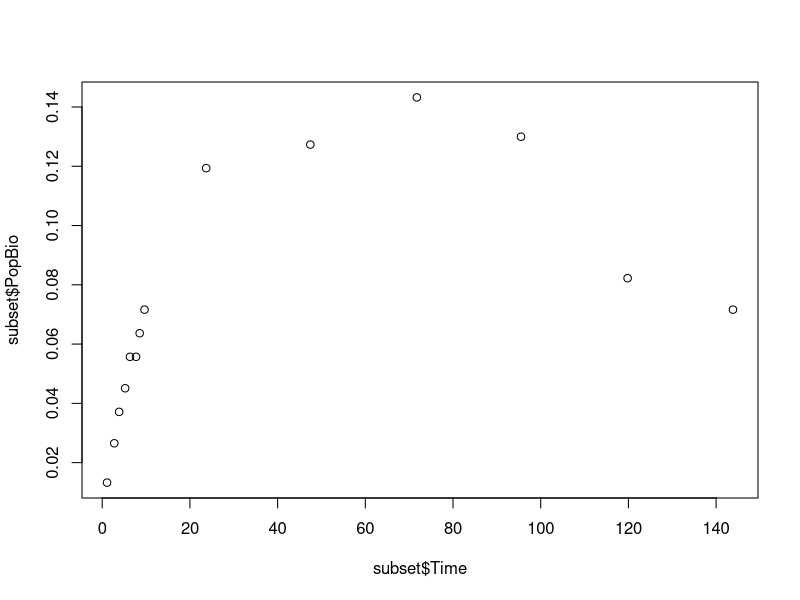
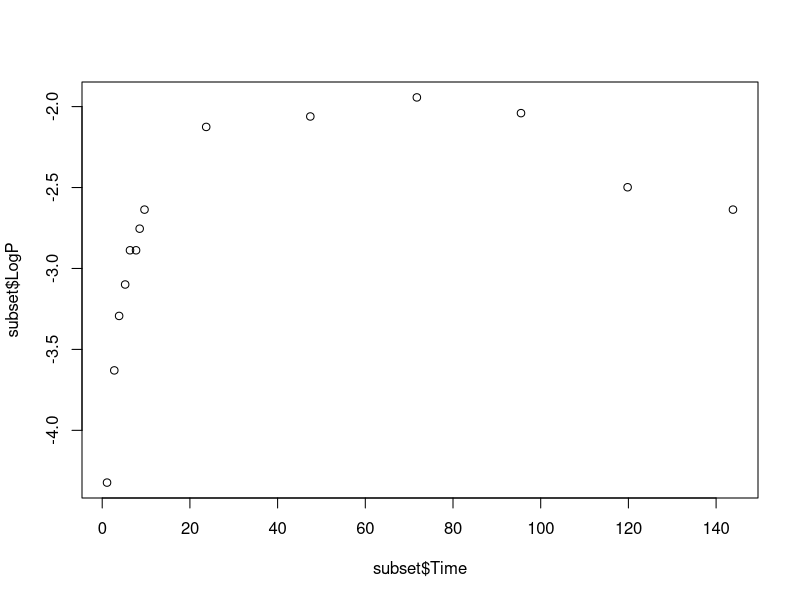

The R source for these figures, in order: (Note: this script raises an error after producing the figures.)
data <- read.csv("../data/Data.csv", stringsAsFactors = F) 
data["LogP"] <- log(data$PopBio)
length(unique(data$ID))
length(unique(data$Citation))
length(unique(data$Species))
length(unique(data$Temp))
length(unique(data$Citation))
length(unique(data$Medium))
unique(data$PopBio_units)

# Subset single experiments
subset <- subset(data, ID == "1")
subset["LogP"] <- log(subset$PopBio)
head(subset)

plot(subset$Time, subset$PopBio)
plot(subset$Time, subset$LogP)

## Modelling each subset of data ##
require(dplyr)
set.seed(1234)
results <- data %>%
  group_by(ID) %>%
  do(Modelling(.))

Finals <- data.frame(results)
Finals


## Comparing AIC ##
Finals$AIC <- unlist(Finals$AIC)
Finals <- Finals %>% 
  group_by(ID) %>%
  mutate(rank = dense_rank(AIC)) 

Finals <- data.frame(Finals)
Finals$AIC <- unlist(Finals$AIC)
head(Finals)

compare <- function(models){
  if(models$AIC[models$rank==2] - models$AIC[models$rank==1] < 2){
  models$rank[models$rank==2] <- 1
  if(models$AIC[models$rank==3] - min(models$AIC[models$rank==1]) < 2){
    models$rank[models$rank==3] <- 1
    if(models$AIC[models$rank==4] - min(models$AIC[models$rank==1]) < 2){
      models$rank[models$rank==4] <- 1}}} else
        if(models$AIC[models$rank==3] - models$AIC[models$rank==2] < 2){
          models$rank[models$rank==3] <- 2
          if(models$AIC[models$rank==4] - min(models$AIC[models$rank==2]) < 2){
            models$rank[models$rank==4] <- 2}} else 
              if(models$AIC[models$rank==4] - models$AIC[models$rank==3] < 2){
                models$rank[models$rank==4] <- 3} }


for(i in 0:length(unique(Finals$ID))){
  print(i)
  models <- subset(Finals, ID == i)
  models
  try(compare(models), silent = T)
  cat("Rearranging subset", i, "done!\n")
}
Finals

fail <- c()
fail <- Finals$ID[is.na(Finals$rank)]
fail
datapoints <- c()
for(i in fail){
  print(Finals[Finals$ID == i,])
}


for(i in fail){
  datapoints <- c(datapoints, length(data$ID[data$ID==i]))  
}
datapoints
sum(datapoints==5|datapoints==4)/length(datapoints)

plots[[51]]

big <- fail[datapoints > 5]
big
for(i in big){
  print(Finals[Finals$ID==i,])
}
plots[[91]]
plots[[107]]
plots[[111]]
plots[[162]]
plots[[166]]
plots[[173]]

## Frequency of rank ##
# Type
Type_rank <- Finals %>%
  group_by(rank, Type) %>%
  summarise(n = n()) %>%
  mutate(freq = n / sum(n))

Type_rank <- Type_rank %>% 
  group_by(rank) %>%
  mutate(rank_within = dense_rank(desc(freq))) %>%
  arrange(rank, match(Type, c("Quadratic", "Cubic", "Logistic", "Gompertz")))

Type_rank <- data.frame(Type_rank)
head(Type_rank)
Type_rank

# Category
Category_rank <- Finals %>%
  group_by(rank, Category) %>%
  summarise(n = n()) %>%
  mutate(freq = n / sum(n))

Category_rank <- Category_rank %>% 
  group_by(rank) %>%
  mutate(rank_within = dense_rank(desc(freq))) %>%
  arrange(rank, match(Category, c("Phenomenological", "Mechanistic")))

Category_rank <- data.frame(Category_rank)
Category_rank

# Result table 
rank <- c(Type_rank$rank[1:16], rep("No_fit", 4))
length(rank)
category <- c(rep(c("Phenomenological", NA, "Mechanistic", NA), 5))
length(category)
Frequency1 <- c()
Grade1 <- c() 
for(i in 1:10){
  Frequency1 <- c(Frequency1, Category_rank$freq[i], NA)
  Grade1 <- c(Grade1, Category_rank$rank_within[i], NA)
}
length(Frequency1) 
length(Grade1)
Model <- rep(unique(Type_rank$Type),5)
length(Model)
Frequency2 <- c(Type_rank$freq[1:16], 0, Type_rank$freq[17:19])
length(Frequency2)
Grade2 <- c(Type_rank$rank_within[1:16],4,Type_rank$rank_within[17:19])
length(Grade2)
result_table <- data.frame(Rank = rank, 
                           Category = category,
                           Category_frequency = Frequency1,
                           Category_Grade = Grade1,
                           Model = Model,
                           Model_frequency = Frequency2,
                           Model_grade = Grade2)
result_table$Rank <- as.factor(result_table$Rank)
write.csv(result_table, "../results/Table.csv")

## Comparison plot ##
require(ggplot2)

cbPalette <- c("#E69F00", "#56B4E9", "#009E73", "#F0E442", "#0072B2", "#D55E00", "#CC79A7")

plot_type <- ggplot(result_table, aes(fill=Model, y=Model_frequency, x=Rank)) + 
  geom_bar(position="fill", stat="identity") +
  xlab("Rank") + ylab("Frequency") +
  theme_bw() + 
  theme(panel.grid.minor = element_blank()) +
  theme(aspect.ratio=0.8) +
  ggtitle("(a) Model type")
plot_type


pdf("../plots/Model_type.pdf", 10, 7)
plot_type
dev.off()

plot_category <- ggplot(result_table, aes(fill=Category, y=Category_frequency, x=Rank)) + 
  geom_bar(position="fill", stat="identity") +
  scale_fill_manual(values=cbPalette) +
  xlab("Rank") + ylab("Frequency") +
  theme_bw() + 
  theme(panel.grid.minor = element_blank()) +
  theme(aspect.ratio=0.8) +
  ggtitle("(b) Model category")
plot_category

require(ggpubr)
  
figure <- ggarrange(plot_type, plot_category, 
          nrow = 2, align = c("v"))
figure
pdf("../results/Model_comparison.pdf", 10, 14)
figure
dev.off()


## Making jpeg plots of each subset ###
plots <- list()
for(i in 0:max(data$ID)){
  subset <- subset(data, ID == i)
  models <- subset(Finals, ID == i)
  plots[[i+1]] = plotting(subset, models)
  
  jpeg(paste0("Subset",i,".jpg"), 600, 500)
  plots[[i+1]]
  dev.off()
  
  cat("Plot", i, "made!")
}

images <- list()
for(i in 1:12){
 images[[i]]<- plots[[i]]  
}
images
fig1 <- ggarrange(plotlist = images, ncol = 3, nrow = 4, align = c("v"))
fig1

pdf("../results/plots1.pdf", 15, 16)
fig1
dev.off()

images <- list()
13+15
13
285
for(i in 13:27){
  images[[i]]<- plots[[i]]  
}

fig2 <- ggarrange(plotlist = images, ncol = 3, nrow = 5, align = c("v"))


pdf("../results/plots2.pdf", 15, 24)
fig2
dev.off()
